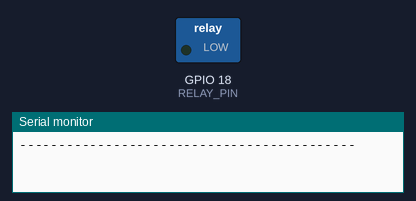
Bench run of a sketch on a simulated ESP32. Shown: switched loads named in the sketch (green lamp = pin HIGH), the last lines printed to the serial monitor. Random numbers use the default seed unless the sketch sets one.

Above: at 0.1 s.
At 2.1 s:
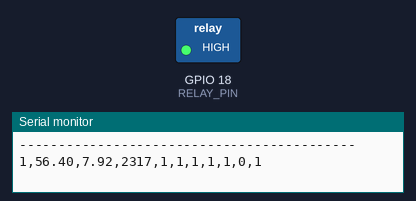
Timing chart, 0 to 3.6 s (numbered marks = the images above):
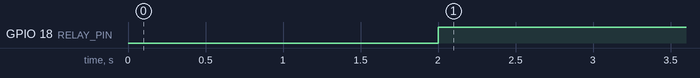

Measured:
- by itself, GPIO 18 (RELAY_PIN): LOW → HIGH at 2.0 s

The sketch:

prog1.ino
```cpp
#include <DHT.h>

// ================= PINOS =================
#define DHTPIN   23
#define DHTTYPE  DHT22
#define LDR_PIN  34        // AO do módulo LDR
#define RELAY_PIN 18       // IN do relé (ajustado p/ seu circuito)

// Botões NPK (usar INPUT_PULLUP)
#define BTN_N 15
#define BTN_P 2
#define BTN_K 4

// ================ OBJETOS ================
DHT dht(DHTPIN, DHTTYPE);

// ======= PARÂMETROS DA CULTURA (ex.: tomate) =======
float PH_MIN = 6.0;
float PH_MAX = 7.0;
float UMID_MIN = 60.0;   // % mínima desejada

// ======= AJUSTES GERAIS =======
const unsigned long INTERVALO_MS = 2000; // período de leitura
unsigned long t0 = 0;
int contadorRegistros = 1;              // CONTADOR ADICIONADO
const int MAX_REGISTROS = 10000;        // LIMITE DE 10 MIL


// Mapeia ADC (0..4095) para pH (0..14) — ajuste livre se quiser
float mapPh(int adc) {
  float ph = (adc / 4095.0f) * 14.0f;
  if (ph < 0) ph = 0;
  if (ph > 14) ph = 14;
  return ph;
}


void setup() {
  Serial.begin(115200);
  dht.begin();

  pinMode(RELAY_PIN, OUTPUT);
  digitalWrite(RELAY_PIN, LOW); // relé desligado no boot

  pinMode(BTN_N, INPUT_PULLUP);
  pinMode(BTN_P, INPUT_PULLUP);
  pinMode(BTN_K, INPUT_PULLUP);

  // LDR no pino 34 (somente entrada analógica) — não precisa pinMode

  // Inicializa o gerador de números aleatórios
  randomSeed(analogRead(0));

  Serial.println("\n===========================================");
  Serial.println("         DADOS CSV PARA ORACLE");
  Serial.println("===========================================");
  Serial.println("ID,UMIDADE,PH,LDR_ADC,N_STATUS,P_STATUS,K_STATUS,UMIDADE_BAIXA,PH_FORA_FAIXA,NUTRIENTE_BAIXO,BOMBA_LIGADA");
  Serial.println("-------------------------------------------");
}

void loop() {

  // ========== VERIFICA SE JÁ COLETOU 10 MIL ==========
  if (contadorRegistros >= MAX_REGISTROS) {
    Serial.print("\r\n===========================================\r\n");
    Serial.printf("    COLETA FINALIZADA! %d REGISTROS\r\n", contadorRegistros);
    Serial.print("===========================================\r\n");
    Serial.print("Sistema pausado. Reset para nova coleta.\r\n");

    // Para o sistema - pisca LED do relé para indicar fim
    while (true) {
      digitalWrite(RELAY_PIN, HIGH);
      delay(500);
      digitalWrite(RELAY_PIN, LOW);
      delay(500);
    }
  }
  // leitura a cada INTERVALO_MS
  if (millis() - t0 < INTERVALO_MS) return;
  t0 = millis();

  // -------- Sensores RANDOMICOS --------
  // Umidade aleatória entre 30% e 90%
  float umid = random(300, 901) / 10.0;

  // LDR ADC aleatório entre 0 e 4095
  int ldrAdc = random(0, 4096);
  float ph = mapPh(ldrAdc);

  // Botões aleatórios: 50% chance de estar OK (HIGH) ou BAIXO (LOW)
  bool N_ok = random(0, 2) == 1;  // 50% chance de ser true
  bool P_ok = random(0, 2) == 1;  // 50% chance de ser true
  bool K_ok = random(0, 2) == 1;  // 50% chance de ser true

  // -------- Lógica de decisão --------
  bool umidade_baixa   = (umid < UMID_MIN);
  bool ph_fora_da_faixa = (ph < PH_MIN) || (ph > PH_MAX);
  bool nutriente_baixo = (!N_ok) || (!P_ok) || (!K_ok);

  bool ligar_bomba = umidade_baixa || ph_fora_da_faixa || nutriente_baixo;

  digitalWrite(RELAY_PIN, ligar_bomba ? HIGH : LOW);

  // -------- Logs bonitinhos --------
    Serial.printf("%d,%.2f,%.2f,%d,%d,%d,%d,%d,%d,%d,%d\r\n",
    contadorRegistros, umid, ph, ldrAdc,
    N_ok ? 1 : 0, P_ok ? 1 : 0, K_ok ? 1 : 0,
    umidade_baixa ? 1 : 0, ph_fora_da_faixa ? 1 : 0,
    nutriente_baixo ? 1 : 0, ligar_bomba ? 1 : 0
  );
  contadorRegistros++;

}
```
